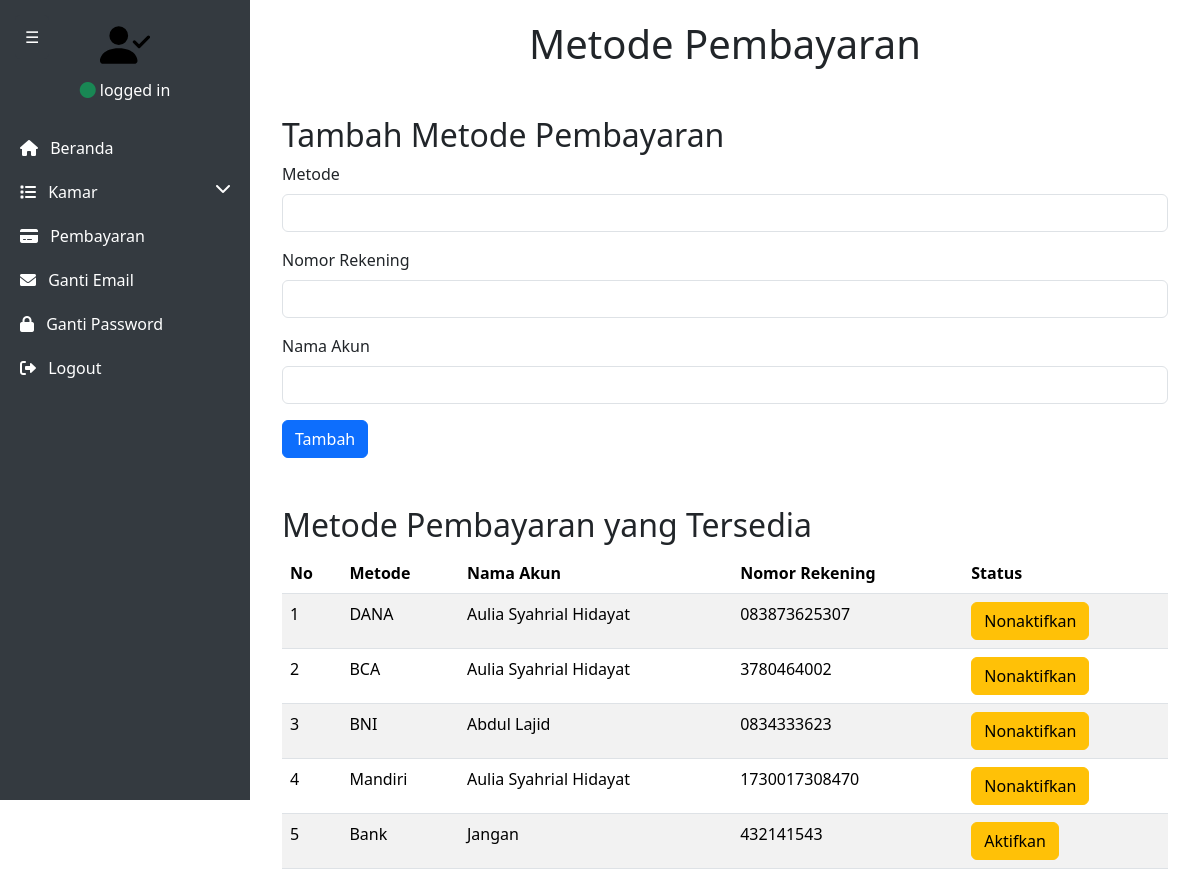
Page /dashboard/payments.php on the committed database.
### tables this page shows
CREATE TABLE `pay_methods` (
  `id_pay_method` int NOT NULL,
  `method` varchar(50) DEFAULT NULL,
  `payment_number` varchar(50) DEFAULT NULL,
  `account_name` varchar(50) DEFAULT NULL,
  `active` tinyint(1) DEFAULT '1'
);

### dashboard/payments.php (the view, shortened to what this page needs)
<?php
require '../db/connection.php';
class PaymentManager {
    private $pdo;
    public function __construct($pdo) {
        $this->pdo = $pdo;
    }
    public function getAllPaymentMethods() {
        $stmt = $this->pdo->query("SELECT * FROM pay_methods");
        return $stmt->fetchAll(PDO::FETCH_ASSOC);
    }
}
$paymentManager = new PaymentManager($pdo);
$methods = $paymentManager->getAllPaymentMethods();
?>
<!doctype html>
<html lang="en">
<head>
<link rel="stylesheet" href="../css/admin.css">
<link rel="stylesheet" href="../css/togle.css">
<link href="https://cdn.jsdelivr.net/npm/bootstrap@5.3.2/dist/css/bootstrap.min.css" rel="stylesheet" />
<link href="https://cdnjs.cloudflare.com/ajax/libs/font-awesome/6.0.0-beta3/css/all.min.css" rel="stylesheet">
</head>
<body>
<div class="sidebar" id="sidebar">
    <div class="user-panel text-center mb-4">
        <img src="../img/person.svg" alt="admin" width="20%">
        <p class="mt-2"><i class="fa fa-circle text-success"></i> logged in</p>
    </div>
    <ul class="list-unstyled">
        <li><a href="index.php"><i class="fa fa-home me-2"></i> Beranda</a></li>
        <li>
            <a href="#" data-bs-toggle="collapse" data-bs-target="#dropdownMenu" aria-expanded="false" aria-controls="dropdownMenu">
                <i class="fa fa-list me-2"></i> Kamar <i class="fas fa-chevron-down float-end"></i>
            </a>
        </li>
        <li><a href="payments.php"><i class="fa fa-credit-card me-2"></i> Pembayaran</a></li>
        <li><a href="updateMail.php"><i class="fas fa-envelope me-2"></i> Ganti Email</a></li>
        <li><a href="updatePw.php"><i class="fa fa-lock me-2"></i> Ganti Password</a></li>
        <li><a href="#" onclick="confirmLogout();"><i class="fa fa-sign-out-alt me-2"></i> Logout</a></li>
    </ul>
</div>
<button class="toggle-btn" id="toggle-btn">☰</button>
<div class="content" id="content">
    <header>
        <h1 class="text-center mb-5">Metode Pembayaran</h1>
    </header>
    <div class="container">
        <h2>Tambah Metode Pembayaran</h2>
        <form method="post" id="add-method-form">
            <div class="mb-3">
                <label for="method" class="form-label">Metode</label>
                <input type="text" name="method" id="method" class="form-control" required />
            </div>
            <div class="mb-3">
                <label for="payment_number" class="form-label">Nomor Rekening</label>
                <input type="number" name="payment_number" id="payment_number" class="form-control" required />
            </div>
            <div class="mb-3">
                <label for="account_name" class="form-label">Nama Akun</label>
                <input type="text" name="account_name" id="account_name" class="form-control" required />
            </div>
            <button type="submit" class="btn btn-primary">Tambah</button>
        </form>
        <h2 class="mt-5">Metode Pembayaran yang Tersedia</h2>
        <table class="table table-striped">
            <thead>
                <tr>
                    <th>No</th>
                    <th>Metode</th>
                    <th>Nama Akun</th>
                    <th>Nomor Rekening</th>
                    <th>Status</th>
                </tr>
            </thead>
            <tbody>
                <?php
                $no = 1;
                foreach ($methods as $method) : ?>
                <tr>
                    <td><?= $no++; ?></td>
                    <td><?= htmlspecialchars($method['method']) ?></td>
                    <td><?= htmlspecialchars($method['account_name']) ?></td>
                    <td><?= htmlspecialchars($method['payment_number']) ?></td>
                    <td>
                    <a href="?toggle_id=<?= $method['id_pay_method'] ?>&active=<?= $method['active'] ?>" class="btn btn-warning">
                        <?= $method['active'] == 1 ? 'Nonaktifkan' : 'Aktifkan'; ?>
                    </a>
                    </td>
                </tr>
                <?php endforeach; ?>
            </tbody>
        </table>
    </div>
</div>
</body>
</html>

### css/admin.css (style rules this page uses)
body { display: flex; min-height: 100vh; margin: 0; font-family: "Open Sans", -apple-system, BlinkMacSystemFont, "Segoe UI", Roboto, Oxygen-Sans, Ubuntu, Cantarell, "Helvetica Neue", Helvetica, Arial, sans-serif; overflow-x: hidden; }
.sidebar { width: 250px; background-color: #343a40; color: white; height: auto; min-height: 100vh; position: fixed; top: 0; left: 0; transform: translateX(0); transition: transform 0.3s ease-in-out; z-index: 999; padding-top: 20px; }
.sidebar a { color: white; text-decoration: none; padding: 10px 20px; display: block; }
.content { margin-left: 250px; padding: 20px; flex: 1; transition: margin-left 0.3s ease-in-out; }

### css/togle.css (style rules this page uses)
.toggle-btn { position: fixed; top: 15px; left: 15px; background-color: #343a40; color: white; border: none; border-radius: 5px; padding: 10px; cursor: pointer; z-index: 1000; transition: left 0.3s ease-in-out; }

### rows in the picture
pay_methods: method "DANA", account_name "Aulia Syahrial Hidayat", payment_number "083873625307", active "Nonaktifkan"
pay_methods: method "BCA", account_name "Aulia Syahrial Hidayat", payment_number "3780464002", active "Nonaktifkan"
pay_methods: method "BNI", account_name "Abdul Lajid", payment_number "0834333623", active "Nonaktifkan"
pay_methods: method "Mandiri", account_name "Aulia Syahrial Hidayat", payment_number "1730017308470", active "Nonaktifkan"
pay_methods: method "Bank", account_name "Jangan", payment_number "432141543", active "Aktifkan"
